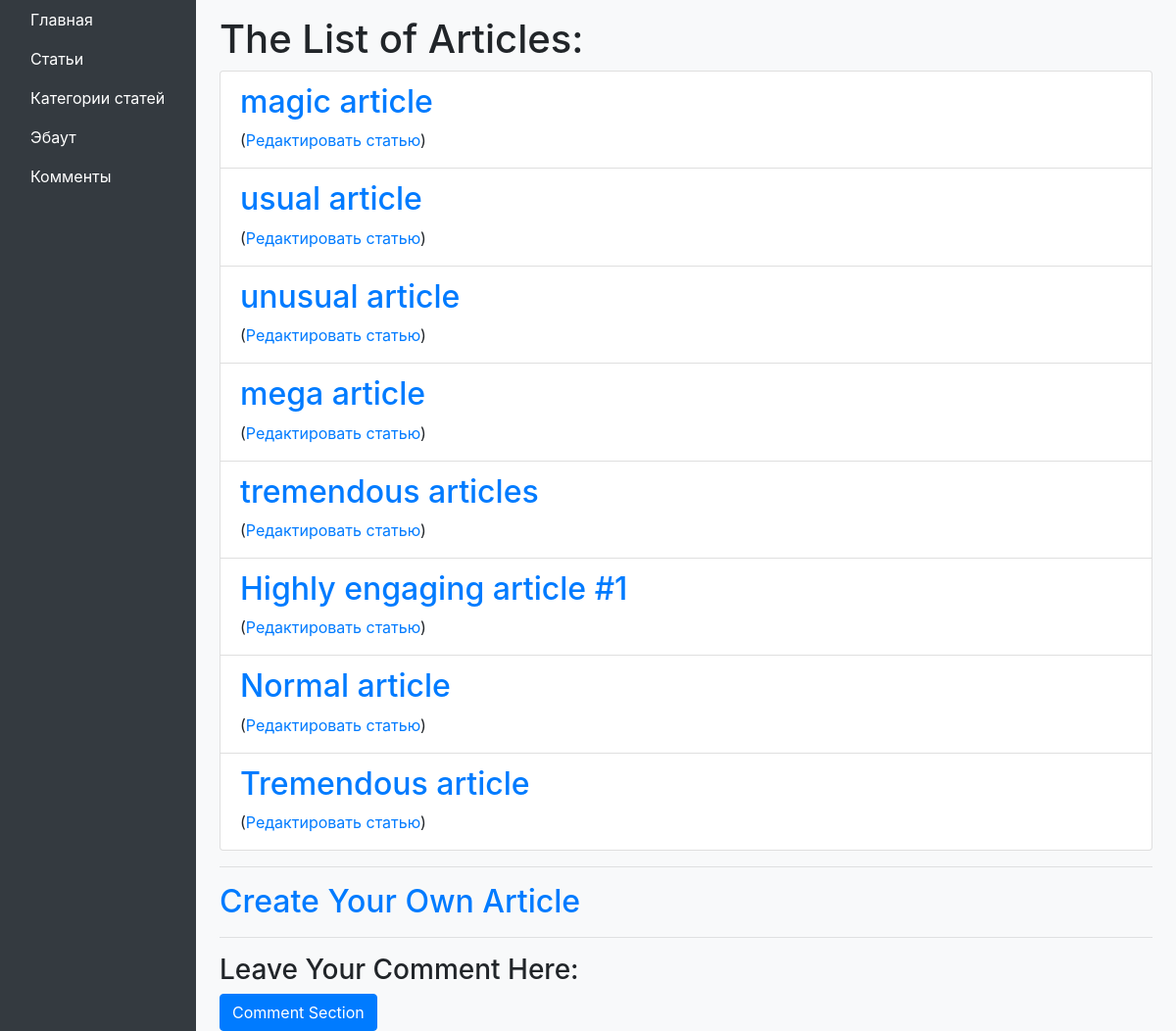
The page /articles/ on the database as committed earlier.
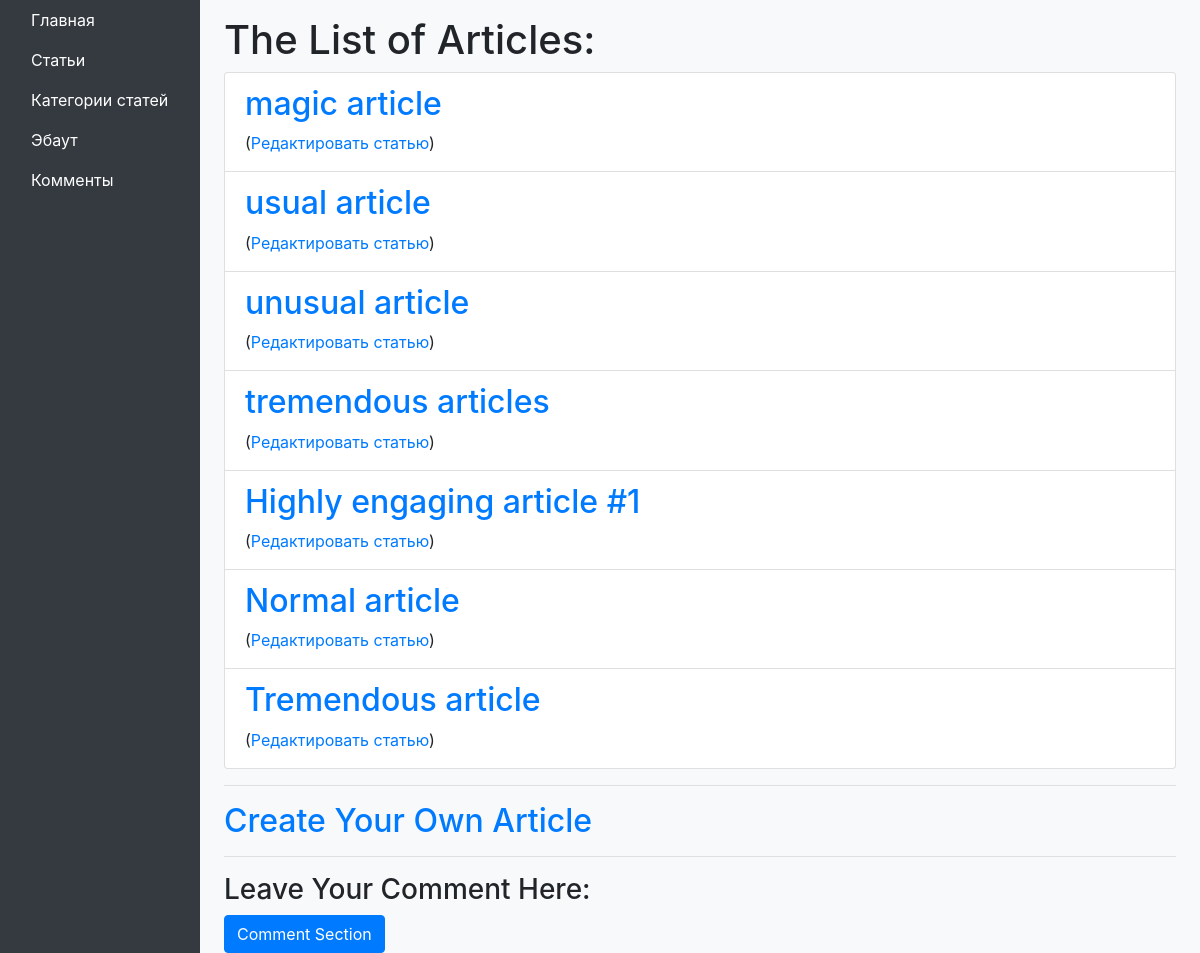
The same page on the database as committed later.
### django_blog/articles/models.py (models this page shows, shortened)
class Article(models.Model):
    name = models.CharField(max_length=200)
    body = models.TextField()
    category = models.ForeignKey(Category, on_delete=models.PROTECT)
    timestamp = models.DateTimeField(auto_now_add=True)

### django_blog/articles/views.py (the view)
# urls.py: path('', views.IndexView.as_view(), name='articles_index'),
class IndexView(View):
    def get(self, request, *args, **kwargs):
        articles = Article.objects.all()
        return render(
            request,
            'articles/index.html',
            context={'articles': articles}
        )

### django_blog/templates/articles/index.html (shortened to what this page needs)
{% extends "base.html" %}
{% block content %}
    <div class="articles-container">
        <h1>The List of Articles:</h1>
        <ul class="list-group">
            {% for article in articles %}
                <li class="list-group-item">
                    <h2>
                        <a href="{% url 'articles_detail' article.id %}">{{ article.name }}</a>
                    </h2>
                    <p class="mb-1">
                        (<a href="{% url 'article_update' article.id %}">Редактировать статью</a>)
                    </p>
                </li>
            {% endfor %}
        </ul>
        <hr>
        <h2>
            <a href="{% url 'article_create' %}">Create Your Own Article</a>
        </h2>
        <hr>
        <h3>Leave Your Comment Here:</h3>
        <a href="{% url 'comment_create' %}" class="btn btn-primary">Comment Section</a>
    </div>
{% endblock %}

Rows that differ between the two databases and show on the page:
removed Article: name "mega article"
